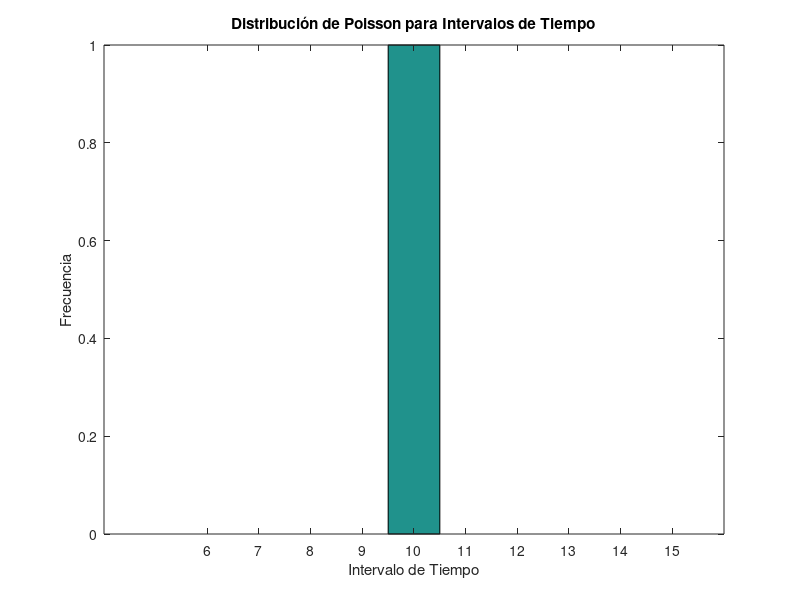

MATLAB code for this plot:
% Definir la tasa promedio de llegada de eventos
tasa_promedio = 0.1;  % Por ejemplo, un evento cada 10 unidades de tiempo

% Calcular lambda como el inverso de la tasa promedio
lambda = 1 / tasa_promedio;

% Generar intervalos de tiempo con distribución de Poisson
numEventos = 1000;  % Número de eventos que deseas generar
intervalosTiempo = poissrnd(lambda, 1);

% Visualizar histograma de los intervalos de tiempo
hist(intervalosTiempo);
xlabel('Intervalo de Tiempo');
ylabel('Frecuencia');
title('Distribución de Poisson para Intervalos de Tiempo');
